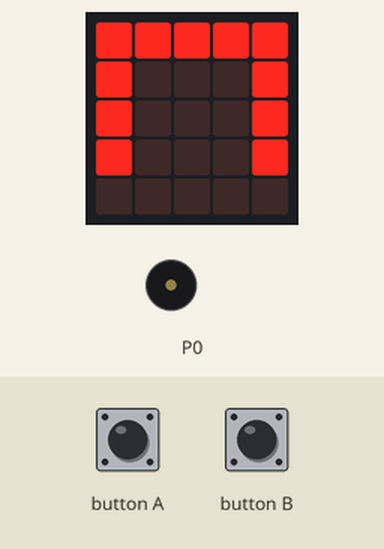
This program was run on a simulated BBC micro:bit (MakeCode). Parts: the board's 5×5 LED display, buzzer (waves = sounding). Inputs (shaded band) come from the test bench.

Above: at 1.6 s.
1.7 s: button A pressed for 0.15 s
At 1.9 s:
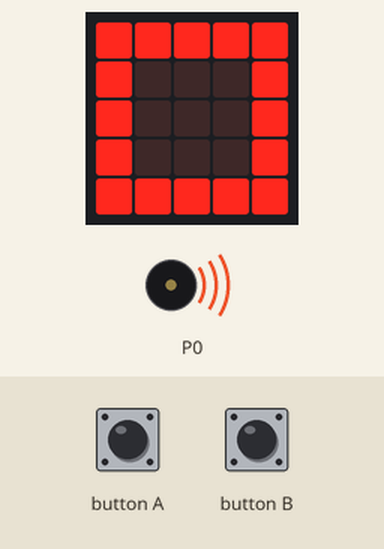
At 3.09 s:
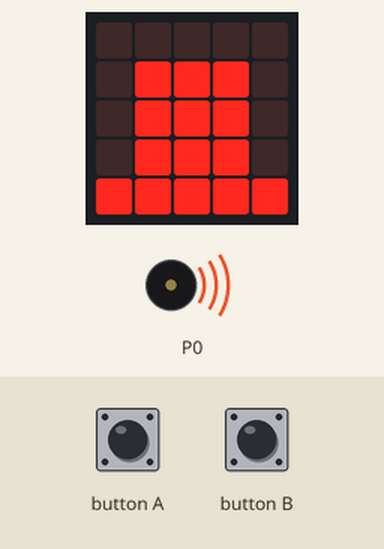
Timing chart, 0 to 14.6 s (numbered marks = the images above; inputs shaded):
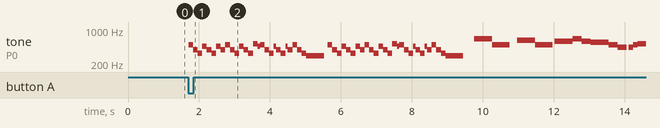

The program:

main.ts
```typescript
let y = 0
let x = 0
basic.showLeds(`
    . . . . .
    . # # # .
    . # # # .
    . # # # .
    . . . . .
    `)
basic.forever(function () {
    if (input.buttonIsPressed(Button.A)) {
        // partie 1 de la musique
        for (let index = 0; index < 2; index++) {
            music.playTone(494, music.beat(BeatFraction.Quarter))
            music.playTone(392, music.beat(BeatFraction.Quarter))
            music.playTone(330, music.beat(BeatFraction.Quarter))
            music.playTone(466, music.beat(BeatFraction.Quarter))
            music.playTone(392, music.beat(BeatFraction.Quarter))
            music.playTone(330, music.beat(BeatFraction.Quarter))
            music.playTone(466, music.beat(BeatFraction.Quarter))
            music.playTone(392, music.beat(BeatFraction.Quarter))
            music.playTone(494, music.beat(BeatFraction.Quarter))
            music.playTone(392, music.beat(BeatFraction.Quarter))
            music.playTone(330, music.beat(BeatFraction.Quarter))
            music.playTone(466, music.beat(BeatFraction.Quarter))
            music.playTone(392, music.beat(BeatFraction.Quarter))
            music.playTone(330, music.beat(BeatFraction.Quarter))
            music.playTone(523, music.beat(BeatFraction.Quarter))
            music.playTone(466, music.beat(BeatFraction.Eighth))
            music.playTone(494, music.beat(BeatFraction.Quarter))
            music.playTone(392, music.beat(BeatFraction.Quarter))
            music.playTone(330, music.beat(BeatFraction.Quarter))
            music.playTone(466, music.beat(BeatFraction.Eighth))
            music.playTone(392, music.beat(BeatFraction.Quarter))
            music.playTone(330, music.beat(BeatFraction.Quarter))
            music.playTone(466, music.beat(BeatFraction.Eighth))
            music.playTone(392, music.beat(BeatFraction.Quarter))
            music.playTone(494, music.beat(BeatFraction.Quarter))
            music.playTone(392, music.beat(BeatFraction.Quarter))
            music.playTone(330, music.beat(BeatFraction.Quarter))
            music.playTone(294, music.beat(BeatFraction.Whole))
            basic.pause(100)
        }
        basic.pause(200)
        // 2e partie de la musique
        for (let index = 0; index < 2; index++) {
            music.playTone(659, music.beat(BeatFraction.Whole))
            music.playTone(494, music.beat(BeatFraction.Whole))
            basic.pause(200)
            music.playTone(622, music.beat(BeatFraction.Whole))
            music.playTone(494, music.beat(BeatFraction.Whole))
            basic.pause(50)
            music.playTone(587, music.beat(BeatFraction.Whole))
            music.playTone(659, music.beat(BeatFraction.Half))
            music.playTone(587, music.beat(BeatFraction.Half))
            music.playTone(554, music.beat(BeatFraction.Whole))
            music.playTone(494, music.beat(BeatFraction.Half))
            music.playTone(440, music.beat(BeatFraction.Half))
            basic.pause(50)
            music.playTone(440, music.beat(BeatFraction.Quarter))
            music.playTone(494, music.beat(BeatFraction.Quarter))
            music.playTone(523, music.beat(BeatFraction.Half))
            music.playTone(587, music.beat(BeatFraction.Quarter))
            music.playTone(622, music.beat(BeatFraction.Quarter))
            music.playTone(659, music.beat(BeatFraction.Quarter))
            music.playTone(494, music.beat(BeatFraction.Quarter))
            music.playTone(392, music.beat(BeatFraction.Quarter))
            music.playTone(440, music.beat(BeatFraction.Quarter))
            music.playTone(494, music.beat(BeatFraction.Quarter))
            music.playTone(523, music.beat(BeatFraction.Quarter))
            music.playTone(494, music.beat(BeatFraction.Half))
            music.playTone(440, music.beat(BeatFraction.Half))
            music.playTone(392, music.beat(BeatFraction.Half))
            music.playTone(349, music.beat(BeatFraction.Half))
            basic.pause(50)
            music.playTone(392, music.beat(BeatFraction.Half))
            music.playTone(415, music.beat(BeatFraction.Eighth))
            music.playTone(440, music.beat(BeatFraction.Half))
            music.playTone(523, music.beat(BeatFraction.Half))
            music.playTone(440, music.beat(BeatFraction.Half))
            music.playTone(494, music.beat(BeatFraction.Whole))
            basic.pause(100)
        }
        basic.pause(100)
    } else {
        if (input.buttonIsPressed(Button.B)) {
            music.playTone(370, music.beat(BeatFraction.Quarter))
            music.playTone(466, music.beat(BeatFraction.Quarter))
            basic.pause(100)
            music.playTone(370, music.beat(BeatFraction.Quarter))
            music.playTone(311, music.beat(BeatFraction.Half))
            music.playTone(415, music.beat(BeatFraction.Quarter))
            music.playTone(349, music.beat(BeatFraction.Quarter))
            basic.pause(100)
            music.playTone(277, music.beat(BeatFraction.Quarter))
            music.playTone(311, music.beat(BeatFraction.Quarter))
            basic.pause(100)
            music.playTone(311, music.beat(BeatFraction.Half))
            basic.pause(150)
            music.playTone(370, music.beat(BeatFraction.Double))
            basic.pause(200)
            music.playTone(311, music.beat(BeatFraction.Quarter))
            basic.pause(100)
            music.playTone(370, music.beat(BeatFraction.Quarter))
            music.playTone(415, music.beat(BeatFraction.Quarter))
            basic.pause(100)
            music.playTone(466, music.beat(BeatFraction.Quarter))
            basic.pause(100)
            music.playTone(622, music.beat(BeatFraction.Whole))
            basic.pause(100)
            music.playTone(554, music.beat(BeatFraction.Half))
            basic.pause(100)
            music.playTone(494, music.beat(BeatFraction.Half))
            music.playTone(466, music.beat(BeatFraction.Half))
            basic.pause(50)
            music.playTone(554, music.beat(BeatFraction.Half))
            music.playTone(494, music.beat(BeatFraction.Half))
            music.playTone(466, music.beat(BeatFraction.Half))
            basic.pause(100)
            music.playTone(622, music.beat(BeatFraction.Half))
            music.playTone(554, music.beat(BeatFraction.Half))
            music.playTone(466, music.beat(BeatFraction.Whole))
            basic.pause(200)
            music.playTone(370, music.beat(BeatFraction.Half))
            basic.pause(200)
            music.playTone(370, music.beat(BeatFraction.Quarter))
            basic.pause(100)
            music.playTone(494, music.beat(BeatFraction.Half))
            music.playTone(466, music.beat(BeatFraction.Half))
            basic.pause(50)
            music.playTone(554, music.beat(BeatFraction.Half))
            music.playTone(494, music.beat(BeatFraction.Half))
            music.playTone(466, music.beat(BeatFraction.Half))
            basic.pause(100)
            music.playTone(622, music.beat(BeatFraction.Half))
            music.playTone(554, music.beat(BeatFraction.Half))
            music.playTone(466, music.beat(BeatFraction.Whole))
            basic.pause(100)
            music.playTone(370, music.beat(BeatFraction.Half))
            basic.pause(200)
            music.playTone(370, music.beat(BeatFraction.Whole))
        }
    }
})
basic.forever(function () {
    for (let index = 0; index < 5; index++) {
        for (let index = 0; index < 5; index++) {
            led.toggle(x, y)
            basic.pause(50)
            x += 1
        }
        basic.pause(50)
        x = 0
        y += 1
    }
    y = 0
})
```

test.ts
```typescript
// les tests vont ici ; cela ne sera pas compilé si ce paquet est utilisé en tant qu'extension.
```

Measured:
- after the input at 1.7 s, tone on P0: plays 494 Hz for 0.13 s, 392 Hz for 0.13 s, 330 Hz for 0.13 s, 466 Hz for 0.13 s, 392 Hz for 0.13 s, 330 Hz for 0.13 s … (69 notes in this stretch), starting at once
